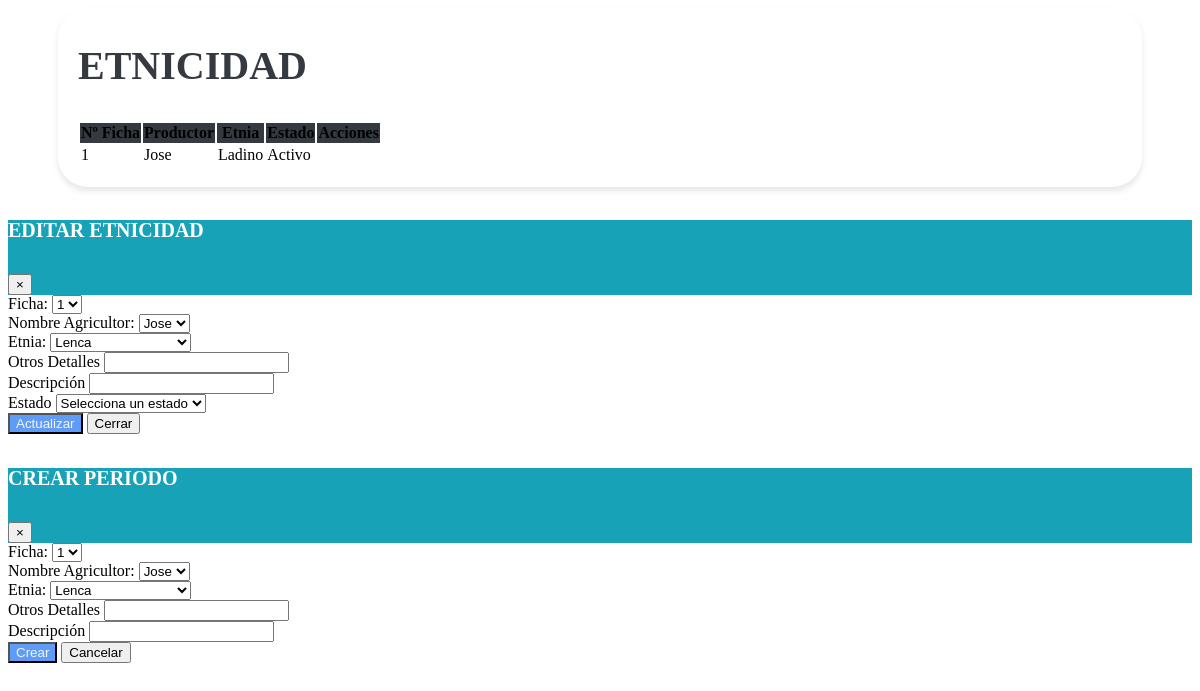
Page /vistas/Mantenimiento_Etnicidad.php on the earlier database version.
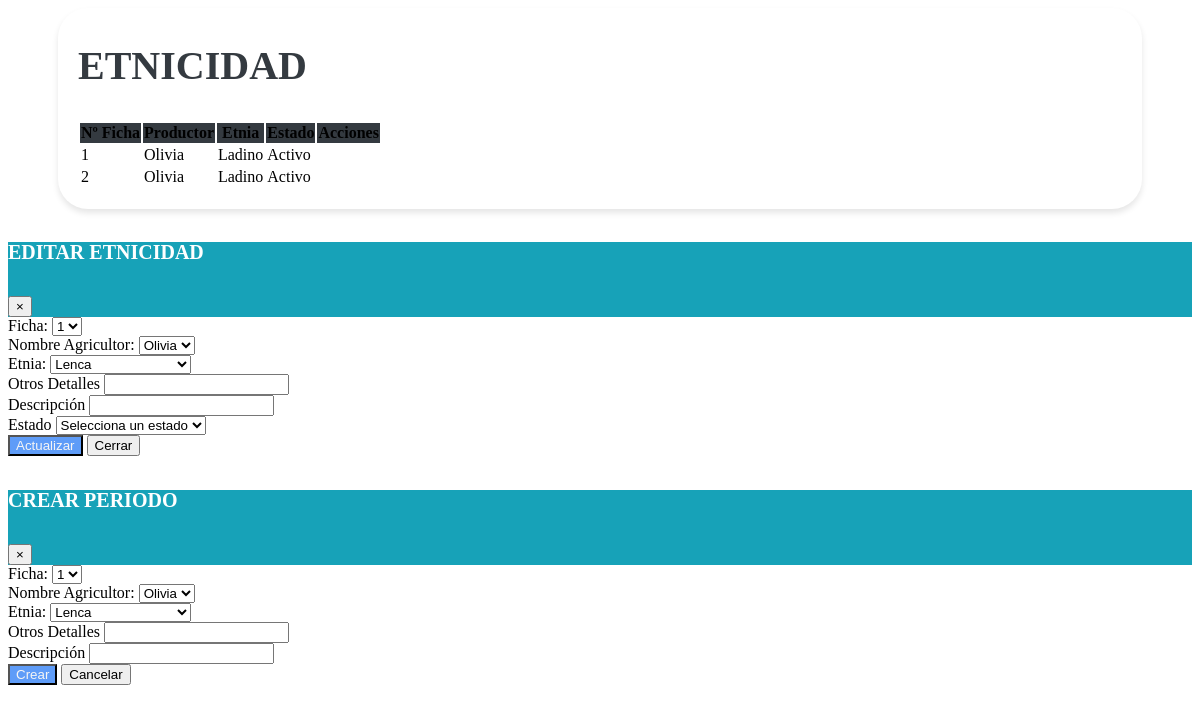
Same page on the later database version.
### tables this page shows
CREATE TABLE `tbl_etnias_por_productor` (
  `Id_etnicidad` bigint(11) NOT NULL,
  `id_ficha` bigint(20) DEFAULT NULL,
  `id_productor` bigint(20) DEFAULT NULL,
  `id_etnia` bigint(20) NOT NULL,
  `detalle_de_otros` varchar(255) DEFAULT NULL,
  `descripcion` text DEFAULT NULL,
  `creado_por` varchar(50) DEFAULT NULL,
  `fecha_creacion` timestamp NOT NULL DEFAULT current_timestamp(),
  `modificado_por` varchar(50) DEFAULT NULL,
  `fecha_modificacion` timestamp NOT NULL DEFAULT current_timestamp() ON UPDATE current_timestamp(),
  `estado` enum('A','I') DEFAULT 'A'
);

CREATE TABLE `tbl_productor` (
  `id_ficha` varchar(50) DEFAULT NULL,
  `id_productor` bigint(20) NOT NULL,
  `primer_nombre` varchar(255) DEFAULT NULL,
  `segundo_nombre` varchar(255) DEFAULT NULL,
  `primer_apellido` varchar(255) DEFAULT NULL,
  `segundo_apellido` varchar(255) DEFAULT NULL,
  `identificacion` bigint(20) DEFAULT NULL,
  `fecha_nacimiento` date DEFAULT NULL,
  `genero` varchar(10) DEFAULT NULL,
  `estado_civil` varchar(20) DEFAULT NULL,
  `nivel_escolaridad` varchar(50) DEFAULT NULL,
  `ultimo_grado_escolar_aprobado` varchar(50) DEFAULT NULL,
  `telefono_1` int(11) DEFAULT NULL,
  `telefono_2` int(11) DEFAULT NULL,
  `telefono_3` int(11) DEFAULT NULL,
  `email_1` varchar(255) DEFAULT NULL,
  `email_2` varchar(255) DEFAULT NULL,
  `email_3` varchar(255) DEFAULT NULL,
  `descripcion` text DEFAULT NULL,
  `creado_por` varchar(25) DEFAULT NULL,
  `fecha_creacion` timestamp NOT NULL DEFAULT current_timestamp() ON UPDATE current_timestamp(),
  `modificado_por` varchar(25) DEFAULT NULL,
  `fecha_modificacion` timestamp NOT NULL DEFAULT current_timestamp(),
  `estado` enum('A','I') DEFAULT NULL
);

CREATE TABLE `tbl_etnias` (
  `id_etnia` bigint(11) NOT NULL,
  `etnia` varchar(255) DEFAULT NULL,
  `descripcion` text DEFAULT NULL,
  `creado_por` varchar(255) DEFAULT NULL,
  `fecha_creacion` timestamp NOT NULL DEFAULT current_timestamp() ON UPDATE current_timestamp(),
  `modificado_por` varchar(255) DEFAULT NULL,
  `fecha_modificacion` timestamp NOT NULL DEFAULT current_timestamp() ON UPDATE current_timestamp(),
  `estado` enum('A','I') NOT NULL DEFAULT 'A'
);

### vistas/Mantenimiento_Etnicidad.php (the view, shortened to what the changed rows need)
<link href="https://cdn.jsdelivr.net/npm/bootstrap-icons@1.10.0/font/bootstrap-icons.css" rel="stylesheet">
<link rel="stylesheet" href="assets/css/estilos.css">
    <link rel="stylesheet" href="https://cdn.datatables.net/1.10.20/css/dataTables.bootstrap4.min.css">
<div class="containertable">
    <div class="d-flex justify-content-between align-items-end mb-4">
        <div>
            <h1 class="poppins-font mb-2">ETNICIDAD</h1>
            <br>
        </div>
    </div>
    <div class="table-responsive">
    <table id="tablax" class="table table-hover">
            <thead class="table-dark text-center" style="background-color: #343A40;">
                <tr>
                    <th scope="col">Nº Ficha</th>
                    <th scope="col">Productor</th>
                    <th scope="col">Etnia</th>
                    <th scope="col">Estado</th>
                    <th scope="col">Acciones</th>
                </tr>
            </thead>
            <tbody class="text-center">
                <?php
                include "../php/conexion_be.php";
                $sql = $conexion->query("SELECT epp.id_ficha, epp.id_productor, epp.id_etnia ,p.primer_nombre AS nombre_productor, te.etnia AS nombre_etnia, epp.Id_etnicidad, epp.detalle_de_otros, epp.descripcion, epp.estado FROM tbl_etnias_por_productor epp JOIN tbl_etnias te ON epp.id_etnia = te.id_etnia JOIN tbl_productor p ON epp.id_productor = p.id_productor;");
                while ($datos = $sql->fetch_object()) { ?>
                    <tr>
                        <td><?= $datos->id_ficha ?></td>
                        <td><?= $datos->nombre_productor ?></td>
                        <td><?= $datos->nombre_etnia ?></td>
                        <td><?php
                            if ($datos->estado == "A") {
                                echo '<span class="badge bg-success">Activo</span>';
                            } else {
                                echo '<span class="badge bg-danger">Inactivo</span>';
                            }
                            ?></td>
                        <td>
                        </td>
                    </tr>
                <?php }
                ?>
            </tbody>
        </table>
    </div>
</div>
<div class="modal fade" id="modalEditar" tabindex="-1" role="dialog" aria-labelledby="exampleModalLabel" aria-hidden="true">
    <div class="modal-dialog" role="document">
        <div class="modal-content">
            <div class="modal-body">
                <form id="formularioEditar" method="POST" action="#">
                    <div class="row">
                        <div class="col-6">
                            <div class="form-group">
                                <label for="id_productor">Nombre Agricultor:</label>
                                <select class="form-control" id="id_productor" name="id_productor" required>
                                    <?php
                                    include '../php/conexion_be.php';
                                    $sql = "SELECT id_productor , primer_nombre FROM tbl_productor";
                                    $result = mysqli_query($conexion, $sql);
                                    if (mysqli_num_rows($result) > 0) {
                                        while ($row = mysqli_fetch_assoc($result)) {
                                            echo '<option value="' . $row["id_productor"] . '">' . $row["primer_nombre"] . '</option>';
                                        }
                                    } else {
                                        echo '<option value="">No hay aldeas disponibles</option>';
                                    }
                                    ?>
                                </select>
                            </div>
                        </div>
                    </div>
                </form>
            </div>
        </div>
    </div>
</div>
<div class="modal fade" id="modalForm" tabindex="-1" role="dialog" aria-labelledby="exampleModalLabel" aria-hidden="true">
    <div class="modal-dialog">
        <div class="modal-content" role="document">
            <div class="modal-body">
                <form action="modelos/agregar_etnicidad_productor.php" method="POST">
                    <div class="row mb-3">
                        <div class="col-6">
                            <div class="form-group">
                                <label for="id_productor">Nombre Agricultor:</label>
                                <select class="form-control" id="id_productor" name="id_productor" required>
                                    <?php
                                    include '../php/conexion_be.php';
                                    $sql = "SELECT id_productor , primer_nombre FROM tbl_productor";
                                    $result = mysqli_query($conexion, $sql);
                                    if (mysqli_num_rows($result) > 0) {
                                        while ($row = mysqli_fetch_assoc($result)) {
                                            echo '<option value="' . $row["id_productor"] . '">' . $row["primer_nombre"] . '</option>';
                                        }
                                    } else {
                                        echo '<option value="">No hay aldeas disponibles</option>';
                                    }
                                    ?>
                                </select>
                            </div>
                        </div>
                    </div>
            </form>
        </div>
    </div>
</div>
</div>

Differences in the rows shown:
changed tbl_etnias_por_productor (number 1 of 2 on the later page): id_productor.primer_nombre "Jose" → "Olivia"
added tbl_etnias_por_productor: id_ficha "2", id_productor.primer_nombre "Olivia", id_etnia.etnia "Ladino", estado "Activo"
Other differences:
form field id_productor: "Jose" → "Olivia"
